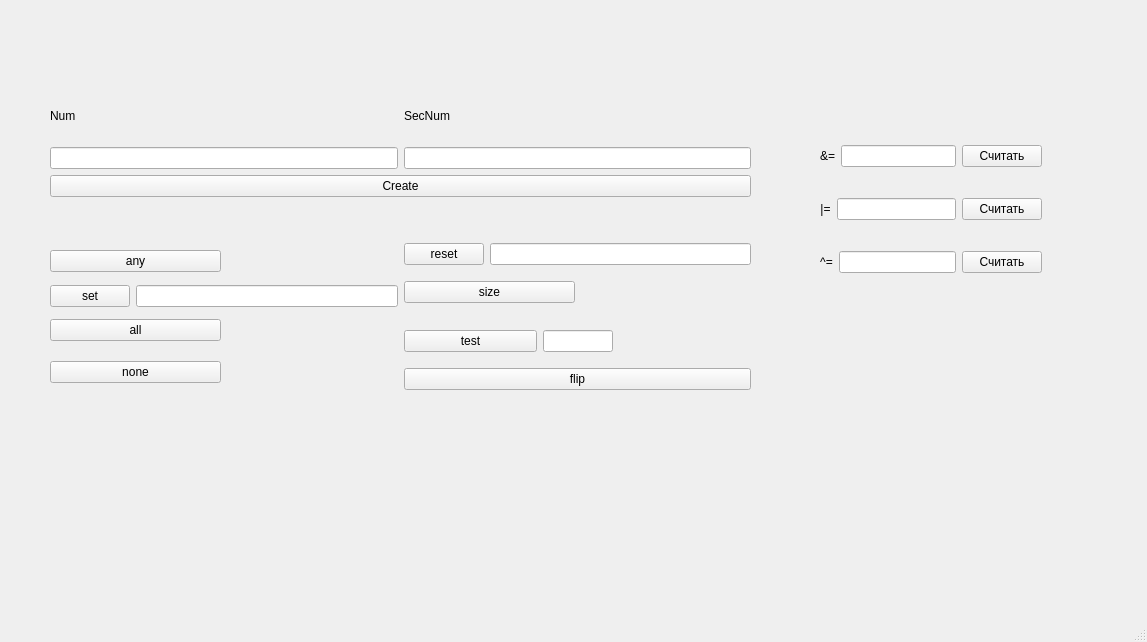
<?xml version="1.0" encoding="UTF-8"?>
<ui version="4.0">
 <class>MainWindow</class>
 <widget class="QMainWindow" name="MainWindow">
  <property name="geometry">
   <rect>
    <x>0</x>
    <y>0</y>
    <width>1147</width>
    <height>642</height>
   </rect>
  </property>
  <property name="windowTitle">
   <string>MainWindow</string>
  </property>
  <widget class="QWidget" name="centralwidget">
   <widget class="QWidget" name="">
    <property name="geometry">
     <rect>
      <x>820</x>
      <y>120</y>
      <width>222</width>
      <height>181</height>
     </rect>
    </property>
    <layout class="QVBoxLayout" name="verticalLayout_5">
     <item>
      <layout class="QHBoxLayout" name="horizontalLayout_2">
       <item>
        <widget class="QLabel" name="label_9">
         <property name="text">
          <string>&lt;html&gt;&lt;head/&gt;&lt;body&gt;&lt;p align=&quot;center&quot;&gt;&amp;amp;=&lt;/p&gt;&lt;/body&gt;&lt;/html&gt;</string>
         </property>
        </widget>
       </item>
       <item>
        <widget class="QLineEdit" name="lineEdit_6"/>
       </item>
       <item>
        <widget class="QPushButton" name="pushButton_11">
         <property name="text">
          <string>Считать</string>
         </property>
        </widget>
       </item>
      </layout>
     </item>
     <item>
      <layout class="QHBoxLayout" name="horizontalLayout_3">
       <item>
        <widget class="QLabel" name="label_11">
         <property name="text">
          <string>&lt;html&gt;&lt;head/&gt;&lt;body&gt;&lt;p align=&quot;center&quot;&gt;|=&lt;/p&gt;&lt;/body&gt;&lt;/html&gt;</string>
         </property>
        </widget>
       </item>
       <item>
        <widget class="QLineEdit" name="lineEdit_7"/>
       </item>
       <item>
        <widget class="QPushButton" name="pushButton_12">
         <property name="text">
          <string>Считать</string>
         </property>
        </widget>
       </item>
      </layout>
     </item>
     <item>
      <layout class="QHBoxLayout" name="horizontalLayout_4">
       <item>
        <widget class="QLabel" name="label_13">
         <property name="text">
          <string>&lt;html&gt;&lt;head/&gt;&lt;body&gt;&lt;p align=&quot;center&quot;&gt;^=&lt;/p&gt;&lt;/body&gt;&lt;/html&gt;</string>
         </property>
        </widget>
       </item>
       <item>
        <widget class="QLineEdit" name="lineEdit_9"/>
       </item>
       <item>
        <widget class="QPushButton" name="pushButton_14">
         <property name="text">
          <string>Считать</string>
         </property>
        </widget>
       </item>
      </layout>
     </item>
    </layout>
   </widget>
   <widget class="QWidget" name="">
    <property name="geometry">
     <rect>
      <x>50</x>
      <y>90</y>
      <width>701</width>
      <height>300</height>
     </rect>
    </property>
    <layout class="QVBoxLayout" name="verticalLayout_7">
     <item>
      <layout class="QVBoxLayout" name="verticalLayout_6">
       <item>
        <layout class="QHBoxLayout" name="horizontalLayout_14">
         <item>
          <layout class="QVBoxLayout" name="verticalLayout">
           <item>
            <widget class="QLabel" name="label">
             <property name="text">
              <string>Num</string>
             </property>
            </widget>
           </item>
           <item>
            <widget class="QLineEdit" name="lineEdit"/>
           </item>
          </layout>
         </item>
         <item>
          <layout class="QVBoxLayout" name="verticalLayout_2">
           <item>
            <widget class="QLabel" name="label_2">
             <property name="text">
              <string>SecNum</string>
             </property>
            </widget>
           </item>
           <item>
            <widget class="QLineEdit" name="lineEdit_2">
             <property name="readOnly">
              <bool>true</bool>
             </property>
            </widget>
           </item>
          </layout>
         </item>
        </layout>
       </item>
       <item>
        <widget class="QPushButton" name="pushButton_6">
         <property name="text">
          <string>Create</string>
         </property>
        </widget>
       </item>
       <item>
        <spacer name="horizontalSpacer">
         <property name="orientation">
          <enum>Qt::Horizontal</enum>
         </property>
         <property name="sizeHint" stdset="0">
          <size>
           <width>40</width>
           <height>20</height>
          </size>
         </property>
        </spacer>
       </item>
       <item>
        <spacer name="horizontalSpacer_2">
         <property name="orientation">
          <enum>Qt::Horizontal</enum>
         </property>
         <property name="sizeHint" stdset="0">
          <size>
           <width>40</width>
           <height>20</height>
          </size>
         </property>
        </spacer>
       </item>
      </layout>
     </item>
     <item>
      <layout class="QHBoxLayout" name="horizontalLayout">
       <item>
        <layout class="QVBoxLayout" name="verticalLayout_3">
         <item>
          <layout class="QHBoxLayout" name="horizontalLayout_9">
           <item>
            <widget class="QPushButton" name="pushButton">
             <property name="text">
              <string>any</string>
             </property>
            </widget>
           </item>
           <item>
            <widget class="QLabel" name="label_4">
             <property name="text">
              <string/>
             </property>
            </widget>
           </item>
          </layout>
         </item>
         <item>
          <layout class="QHBoxLayout" name="horizontalLayout_10">
           <item>
            <widget class="QPushButton" name="pushButton_2">
             <property name="text">
              <string>set</string>
             </property>
            </widget>
           </item>
           <item>
            <widget class="QLineEdit" name="lineEdit_3"/>
           </item>
          </layout>
         </item>
         <item>
          <layout class="QHBoxLayout" name="horizontalLayout_11">
           <item>
            <widget class="QPushButton" name="pushButton_3">
             <property name="text">
              <string>all</string>
             </property>
            </widget>
           </item>
           <item>
            <widget class="QLabel" name="label_3">
             <property name="text">
              <string/>
             </property>
            </widget>
           </item>
          </layout>
         </item>
         <item>
          <layout class="QHBoxLayout" name="horizontalLayout_12">
           <item>
            <widget class="QPushButton" name="pushButton_7">
             <property name="text">
              <string>none</string>
             </property>
            </widget>
           </item>
           <item>
            <widget class="QLabel" name="label_8">
             <property name="text">
              <string/>
             </property>
            </widget>
           </item>
          </layout>
         </item>
        </layout>
       </item>
       <item>
        <layout class="QVBoxLayout" name="verticalLayout_4">
         <item>
          <layout class="QHBoxLayout" name="horizontalLayout_5">
           <item>
            <widget class="QPushButton" name="pushButton_8">
             <property name="text">
              <string>reset</string>
             </property>
            </widget>
           </item>
           <item>
            <widget class="QLineEdit" name="lineEdit_4"/>
           </item>
          </layout>
         </item>
         <item>
          <layout class="QHBoxLayout" name="horizontalLayout_6">
           <item>
            <widget class="QPushButton" name="pushButton_9">
             <property name="text">
              <string>size</string>
             </property>
            </widget>
           </item>
           <item>
            <widget class="QLabel" name="label_6">
             <property name="text">
              <string/>
             </property>
            </widget>
           </item>
          </layout>
         </item>
         <item>
          <layout class="QHBoxLayout" name="horizontalLayout_7">
           <item>
            <widget class="QPushButton" name="pushButton_10">
             <property name="text">
              <string>test</string>
             </property>
            </widget>
           </item>
           <item>
            <widget class="QLineEdit" name="lineEdit_5">
             <property name="maximumSize">
              <size>
               <width>70</width>
               <height>16777215</height>
              </size>
             </property>
            </widget>
           </item>
           <item>
            <widget class="QLabel" name="label_7">
             <property name="text">
              <string/>
             </property>
            </widget>
           </item>
          </layout>
         </item>
         <item>
          <layout class="QHBoxLayout" name="horizontalLayout_8">
           <item>
            <widget class="QPushButton" name="pushButton_5">
             <property name="text">
              <string>flip</string>
             </property>
            </widget>
           </item>
          </layout>
         </item>
        </layout>
       </item>
      </layout>
     </item>
    </layout>
   </widget>
  </widget>
  <widget class="QMenuBar" name="menubar">
   <property name="geometry">
    <rect>
     <x>0</x>
     <y>0</y>
     <width>1147</width>
     <height>21</height>
    </rect>
   </property>
  </widget>
  <widget class="QStatusBar" name="statusbar"/>
 </widget>
 <resources/>
 <connections/>
</ui>
